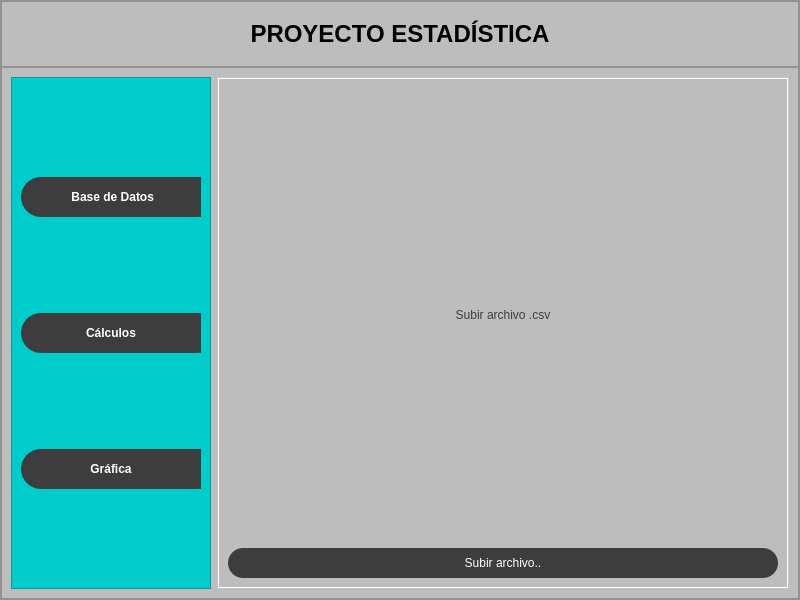
<?xml version="1.0" encoding="UTF-8"?>
<ui version="4.0">
 <class>MainWindow</class>
 <widget class="QMainWindow" name="MainWindow">
  <property name="geometry">
   <rect>
    <x>0</x>
    <y>0</y>
    <width>800</width>
    <height>600</height>
   </rect>
  </property>
  <property name="windowTitle">
   <string>MainWindow</string>
  </property>
  <widget class="QWidget" name="centralwidget">
   <layout class="QVBoxLayout" name="verticalLayout_6">
    <property name="spacing">
     <number>0</number>
    </property>
    <property name="leftMargin">
     <number>0</number>
    </property>
    <property name="topMargin">
     <number>0</number>
    </property>
    <property name="rightMargin">
     <number>0</number>
    </property>
    <property name="bottomMargin">
     <number>0</number>
    </property>
    <item>
     <widget class="QFrame" name="frame">
      <property name="styleSheet">
       <string notr="true">background-color: rgb(189, 189, 189);</string>
      </property>
      <property name="frameShape">
       <enum>QFrame::StyledPanel</enum>
      </property>
      <property name="frameShadow">
       <enum>QFrame::Raised</enum>
      </property>
      <layout class="QVBoxLayout" name="verticalLayout_2" stretch="1,8">
       <property name="spacing">
        <number>0</number>
       </property>
       <property name="leftMargin">
        <number>0</number>
       </property>
       <property name="topMargin">
        <number>0</number>
       </property>
       <property name="rightMargin">
        <number>0</number>
       </property>
       <property name="bottomMargin">
        <number>0</number>
       </property>
       <item>
        <widget class="QFrame" name="frame_superior">
         <property name="minimumSize">
          <size>
           <width>0</width>
           <height>42</height>
          </size>
         </property>
         <property name="styleSheet">
          <string notr="true">QtFrame{
background-color:rgb(0,0,0)
}

QPushButton{
background-color:#000000ff;
border-radius:20px;
}

QPushButton:hover{
background-color: rgb(61,61,61);
border-radius:20px;
}</string>
         </property>
         <property name="frameShape">
          <enum>QFrame::StyledPanel</enum>
         </property>
         <property name="frameShadow">
          <enum>QFrame::Raised</enum>
         </property>
         <layout class="QHBoxLayout" name="horizontalLayout_3">
          <item>
           <widget class="QLabel" name="label_Proyecto_Estadistica">
            <property name="font">
             <font>
              <pointsize>18</pointsize>
              <weight>75</weight>
              <bold>true</bold>
             </font>
            </property>
            <property name="text">
             <string>PROYECTO ESTADÍSTICA</string>
            </property>
            <property name="alignment">
             <set>Qt::AlignCenter</set>
            </property>
           </widget>
          </item>
         </layout>
        </widget>
       </item>
       <item>
        <widget class="QFrame" name="frame_contenido">
         <property name="frameShape">
          <enum>QFrame::StyledPanel</enum>
         </property>
         <property name="frameShadow">
          <enum>QFrame::Raised</enum>
         </property>
         <layout class="QHBoxLayout" name="horizontalLayout">
          <item>
           <widget class="QFrame" name="frame_menu">
            <property name="minimumSize">
             <size>
              <width>200</width>
              <height>0</height>
             </size>
            </property>
            <property name="maximumSize">
             <size>
              <width>0</width>
              <height>16777215</height>
             </size>
            </property>
            <property name="styleSheet">
             <string notr="true">QFrame{
background-color:rgb(0, 204, 204);
}

QPushButton{
background-color:rgb(61,61,61);
border-top-left-radius:20px;
border-bottom-left-radius:20px;
color:rgb(255,255,255);
font 77 10pt &quot;Arial Black&quot;;
}

QPushButton:hover{
background-color: white;
border-top-left-radius:20px;
border-bottom-left-radius:20px;
color: rgb(0,0,0);
font 77 10pt &quot;Arial Black&quot;;
}</string>
            </property>
            <property name="frameShape">
             <enum>QFrame::StyledPanel</enum>
            </property>
            <property name="frameShadow">
             <enum>QFrame::Raised</enum>
            </property>
            <layout class="QVBoxLayout" name="verticalLayout_3">
             <item>
              <widget class="QPushButton" name="pushButton_base_de_datos">
               <property name="minimumSize">
                <size>
                 <width>0</width>
                 <height>40</height>
                </size>
               </property>
               <property name="font">
                <font>
                 <weight>75</weight>
                 <bold>true</bold>
                </font>
               </property>
               <property name="text">
                <string> Base de Datos</string>
               </property>
               <property name="icon">
                <iconset>
                 <normaloff>1420398.png</normaloff>1420398.png</iconset>
               </property>
              </widget>
             </item>
             <item>
              <widget class="QPushButton" name="pushButton_calculos">
               <property name="minimumSize">
                <size>
                 <width>0</width>
                 <height>40</height>
                </size>
               </property>
               <property name="font">
                <font>
                 <weight>75</weight>
                 <bold>true</bold>
                </font>
               </property>
               <property name="text">
                <string>Cálculos</string>
               </property>
               <property name="icon">
                <iconset>
                 <normaloff>1420398.png</normaloff>1420398.png</iconset>
               </property>
              </widget>
             </item>
             <item>
              <widget class="QPushButton" name="pushButton_grafica">
               <property name="minimumSize">
                <size>
                 <width>0</width>
                 <height>40</height>
                </size>
               </property>
               <property name="font">
                <font>
                 <weight>75</weight>
                 <bold>true</bold>
                </font>
               </property>
               <property name="text">
                <string>Gráfica</string>
               </property>
               <property name="icon">
                <iconset>
                 <normaloff>1420398.png</normaloff>1420398.png</iconset>
               </property>
              </widget>
             </item>
            </layout>
           </widget>
          </item>
          <item>
           <widget class="QFrame" name="frame_pagina">
            <property name="styleSheet">
             <string notr="true">QFrame{
background-color:rgb(255, 255, 255);
}

QLabel{
font: 87 14pt &quot;Arial Black&quot;;
background-color:#000000ff;
color:rgb(61,61,61);
border:0px solid #14C8DC;
}

QLineEdit{
border:0px;
color: rgb(0, 0, 0);
border-bottom:2px solid rgb(61,61,61);
font: 75 14pt &quot;Times New Roman&quot;;
}

QPushButton{
background-color: rgb(61, 61, 61);
border-radius:15px;
color: rgb(255,255,255);
font: 77 12pt &quot;Arial Black&quot;;
}

QPushButton:hover{
background-color: rgb(255, 255, 255);
border-radius:15px;
color: rgb(0,0,0);
font: 77 12pt &quot;Arial Black&quot;;
}

QTableWidget{
background-color: rgb(255, 255, 255);
color: rgb(0,0,0);
grindline-color:rgb(0, 204, 204);
font-size: 12pt;
color: #000000;
}

QHeaderView::section{
background-color:rgb(0, 204, 204);
border:1px solid rgb(0,0,0);
font-size: 12pt;
}

QTableWidget QTableCornerButton::section{
background-color: rgb(0, 0, 0);
border:1px solid rgb(0,0,0);
}

QComboBox {
    border: 1px solid rgb(61, 61, 61);
    border-radius: 5px;
    padding: 1px 18px 1px 3px;
    min-width: 8em;
    background-color: rgb(61, 61, 61);
    color: rgb(255, 255, 255);
    font: 75 12pt &quot;Arial Black&quot;;
}

QComboBox::drop-down {
    subcontrol-origin: padding;
    subcontrol-position: top right;
    width: 15px;

    border-left-width: 1px;
    border-left-color: rgb(255, 255, 255);
    border-left-style: solid;
    border-top-right-radius: 5px;
    border-bottom-right-radius: 5px;
    background: qlineargradient(x1:0, y1:0, x2:1, y2:1,
                                stop:0 #f6f7fa, stop:1 #dadbde);
}

QComboBox QAbstractItemView {
    border: 1px solid rgb(61, 61, 61);
    selection-background-color: rgb(61, 61, 61);
    background-color: rgb(172, 176, 175);
    color: rgb(255, 255, 255);
    font-size: 12pt;
}


</string>
            </property>
            <property name="frameShape">
             <enum>QFrame::StyledPanel</enum>
            </property>
            <property name="frameShadow">
             <enum>QFrame::Raised</enum>
            </property>
            <layout class="QVBoxLayout" name="verticalLayout_4">
             <property name="spacing">
              <number>0</number>
             </property>
             <property name="leftMargin">
              <number>1</number>
             </property>
             <property name="topMargin">
              <number>1</number>
             </property>
             <property name="rightMargin">
              <number>1</number>
             </property>
             <property name="bottomMargin">
              <number>1</number>
             </property>
             <item>
              <widget class="QStackedWidget" name="stackedWidget_paginas">
               <property name="currentIndex">
                <number>0</number>
               </property>
               <widget class="QWidget" name="page_base_de_datos">
                <layout class="QHBoxLayout" name="horizontalLayout_2">
                 <item>
                  <layout class="QVBoxLayout" name="verticalLayout">
                   <item>
                    <widget class="QLabel" name="subir_archivo">
                     <property name="text">
                      <string>Subir archivo .csv</string>
                     </property>
                     <property name="alignment">
                      <set>Qt::AlignCenter</set>
                     </property>
                    </widget>
                   </item>
                   <item>
                    <widget class="QPushButton" name="pushButton_subir_archivo">
                     <property name="minimumSize">
                      <size>
                       <width>120</width>
                       <height>30</height>
                      </size>
                     </property>
                     <property name="text">
                      <string>Subir archivo..</string>
                     </property>
                    </widget>
                   </item>
                  </layout>
                 </item>
                </layout>
               </widget>
               <widget class="QWidget" name="page_calculos">
                <widget class="QWidget" name="layoutWidget">
                 <property name="geometry">
                  <rect>
                   <x>15</x>
                   <y>20</y>
                   <width>521</width>
                   <height>461</height>
                  </rect>
                 </property>
                 <layout class="QVBoxLayout" name="verticalLayout_5">
                  <item>
                   <widget class="QLabel" name="titulo_calculos">
                    <property name="font">
                     <font>
                      <family>Arial Black</family>
                      <pointsize>14</pointsize>
                      <weight>10</weight>
                      <italic>false</italic>
                      <bold>false</bold>
                     </font>
                    </property>
                    <property name="text">
                     <string>Cálculos estadísticos</string>
                    </property>
                    <property name="alignment">
                     <set>Qt::AlignCenter</set>
                    </property>
                   </widget>
                  </item>
                  <item>
                   <widget class="QTableWidget" name="tableWidget_resultados">
                    <column>
                     <property name="text">
                      <string>Media</string>
                     </property>
                    </column>
                    <column>
                     <property name="text">
                      <string>Moda</string>
                     </property>
                    </column>
                    <column>
                     <property name="text">
                      <string>Mediana</string>
                     </property>
                    </column>
                    <column>
                     <property name="text">
                      <string>Rango</string>
                     </property>
                    </column>
                    <column>
                     <property name="text">
                      <string>Desviación est.</string>
                     </property>
                    </column>
                    <column>
                     <property name="text">
                      <string>Varianza</string>
                     </property>
                    </column>
                    <column>
                     <property name="text">
                      <string>Cuartiles</string>
                     </property>
                    </column>
                    <column>
                     <property name="text">
                      <string>Percentiles</string>
                     </property>
                    </column>
                   </widget>
                  </item>
                 </layout>
                </widget>
               </widget>
               <widget class="QWidget" name="page_grafica">
                <layout class="QHBoxLayout" name="horizontalLayout_4">
                 <item>
                  <widget class="QFrame" name="frame_grafica">
                   <property name="styleSheet">
                    <string notr="true">border-radius:20px;</string>
                   </property>
                   <property name="frameShape">
                    <enum>QFrame::StyledPanel</enum>
                   </property>
                   <property name="frameShadow">
                    <enum>QFrame::Raised</enum>
                   </property>
                   <layout class="QVBoxLayout" name="verticalLayout_8" stretch="1,5">
                    <item>
                     <widget class="QLabel" name="titulo_grafica">
                      <property name="text">
                       <string>Gráfica</string>
                      </property>
                      <property name="alignment">
                       <set>Qt::AlignCenter</set>
                      </property>
                     </widget>
                    </item>
                    <item>
                     <layout class="QVBoxLayout" name="verticalLayout_grafica"/>
                    </item>
                   </layout>
                  </widget>
                 </item>
                </layout>
               </widget>
              </widget>
             </item>
            </layout>
           </widget>
          </item>
         </layout>
        </widget>
       </item>
      </layout>
     </widget>
    </item>
   </layout>
  </widget>
 </widget>
 <resources>
  <include location="imagenes.qrc"/>
 </resources>
 <connections/>
</ui>
